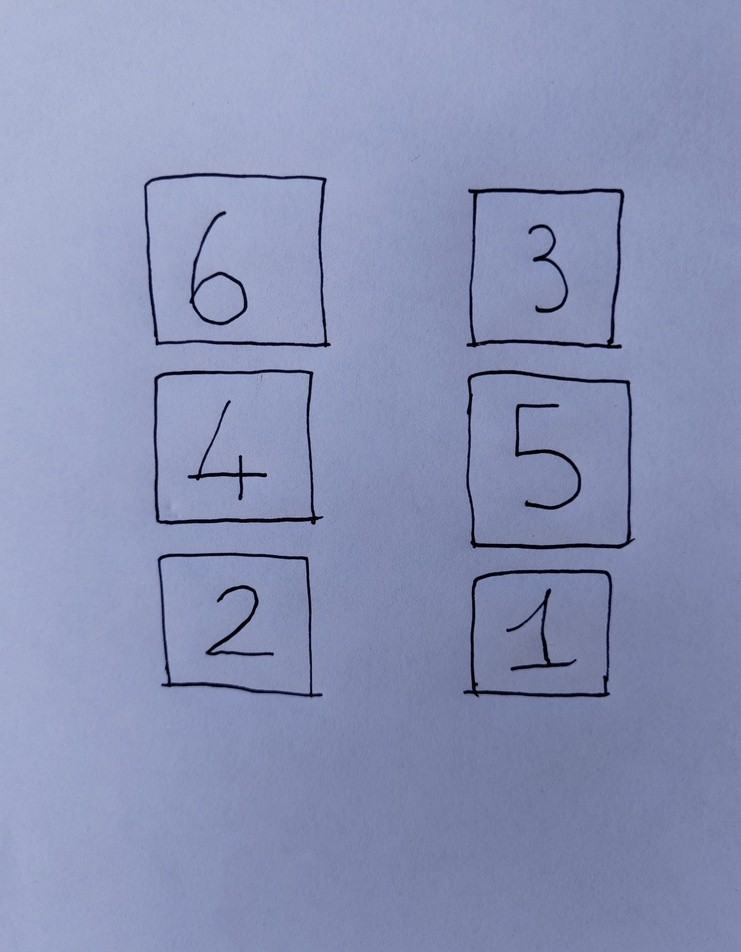
#> input picture test_immagini/scenaTelefono3.jpg, 741 x 952 px, shrunk from 1680 x 2156 before the run, found by its file name
$ python image_smoothing.py --input test_immagini/scenaTelefono3.jpg
#> lines starting #> are read from the running program, lines starting #| are printed output that depends on the picture; after the words box and inside, x2 and y2 are one past the last pixel; in counts of white or black regions, pixels touching at a corner belong together
from __future__ import print_function
import cv2 as cv
import numpy as np
import argparse

morph_size = 0
max_operator = 4
max_elem = 2
max_kernel_size = 21
title_trackbar_operator_type = 'Operator:\n 0: Opening - 1: Closing  \n 2: Gradient - 3: Top Hat \n 4: Black Hat'
title_trackbar_element_type = 'Element:\n 0: Rect - 1: Cross - 2: Ellipse'
title_trackbar_kernel_size = 'Kernel size:\n 2n + 1'
title_window = 'Morphology Transformations Demo'
morph_op_dic = {0: cv.MORPH_OPEN, 1: cv.MORPH_CLOSE, 2: cv.MORPH_GRADIENT, 3: cv.MORPH_TOPHAT, 4: cv.MORPH_BLACKHAT}

# Carica e prepara l'immagine grande (es. 224x224, grayscale)
image = cv.imread('BlocksWorld_2425\\test_immagini\\scenaTelefono3.jpg')
#> image is the input picture: shape (952, 741, 3); mean B, G, R 181.5, 146.2, 137.6


# Converte l'immagine in scala di grigi
gray = cv.cvtColor(image, cv.COLOR_BGR2GRAY)
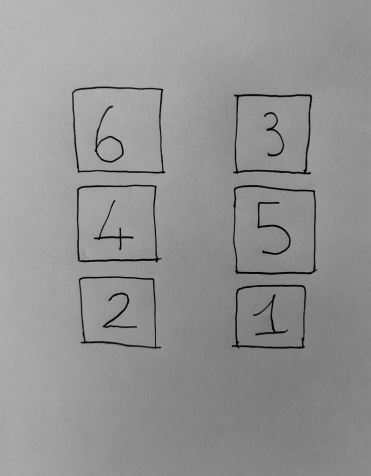
#> gray: shape (952, 741) (shown at 1/2 size); min 0, max 187, mean 147.7
gray = cv.bitwise_not(gray)  # Inverte i colori per avere lo sfondo nero e le cifre bianche
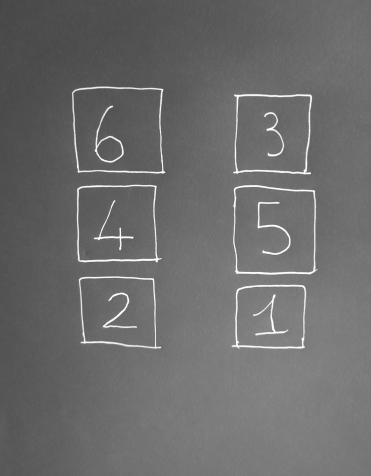
#> gray: shape (952, 741) (shown at 1/2 size); min 68, max 255, mean 107.3
cv.imshow("Gray", gray)
cv.waitKey(0)

# Applica un leggero blur per ridurre il rumore
blurred = cv.medianBlur(gray, 9)
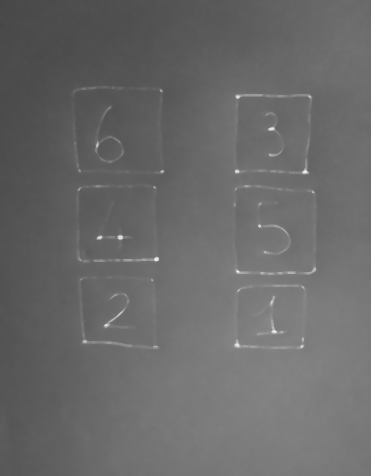
#> blurred: shape (952, 741) (shown at 1/2 size); min 71, max 250, mean 105
cv.imshow("Blurred", blurred)
cv.waitKey(0)

# Define a kernel for dilation
dilated = cv.erode(blurred, (1, 1), iterations=2)
cv.imshow("Dilated", dilated)
cv.waitKey(0)

# Applica la threshold per ottenere un'immagine binaria
# Utilizziamo THRESH_BINARY_INV per avere le cifre in bianco e lo sfondo in nero
_, thresh = cv.threshold(dilated, 200, 255, cv.THRESH_BINARY_INV)
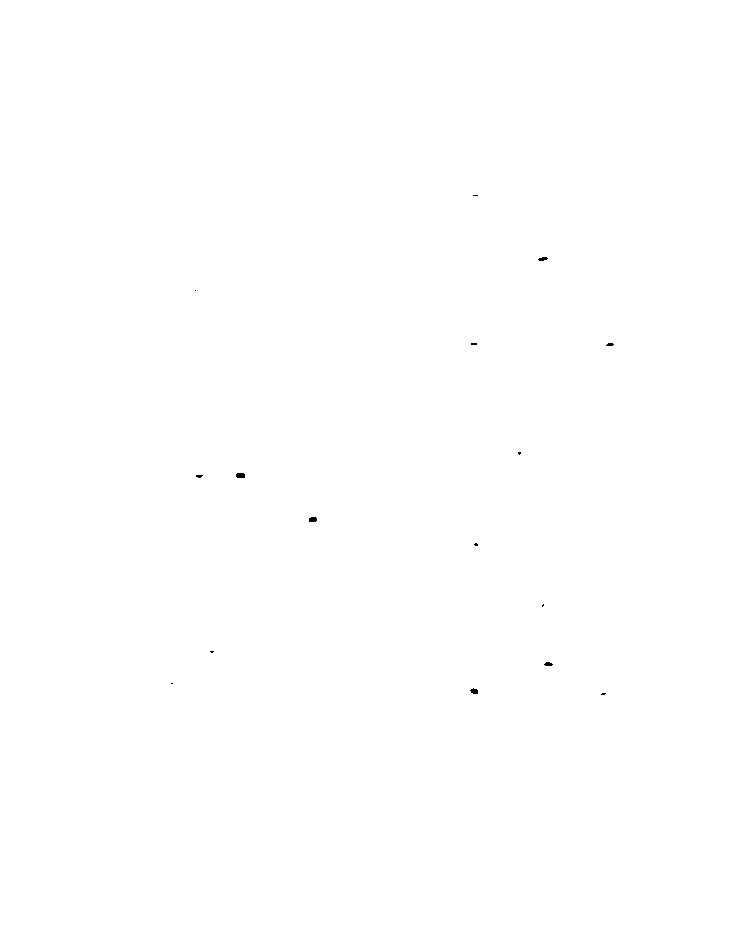
#> thresh: shape (952, 741); 100% white; 16 black regions (11 under 20 px), largest, box (x1, y1, x2, y2) and area: (236, 473, 245, 478) 42, (309, 517, 317, 522) 36, (470, 688, 478, 694) 34, (538, 257, 548, 261) 28, (544, 662, 553, 666) 27

thresh_adapt = cv.adaptiveThreshold(dilated, 255, cv.ADAPTIVE_THRESH_GAUSSIAN_C,
                                     cv.THRESH_BINARY_INV, 11, 2)
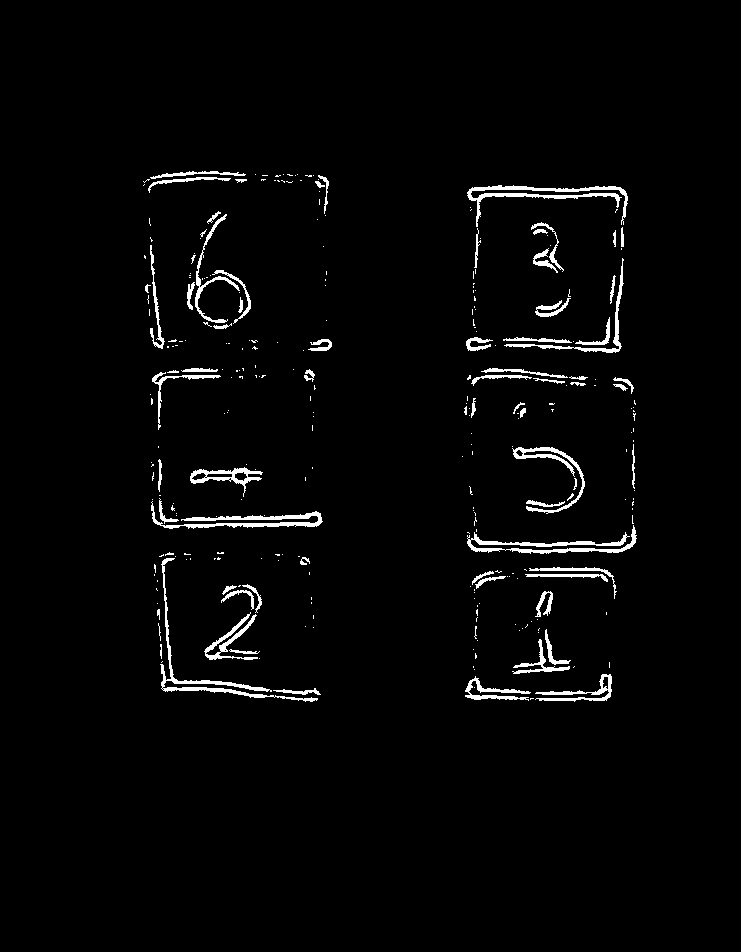
#> thresh_adapt: shape (952, 741); 2.4% white; 292 white regions (222 under 20 px), largest, box (x1, y1, x2, y2) and area: (467, 185, 628, 227) 1303, (160, 558, 318, 702) 1274, (467, 525, 637, 554) 1230

def morphology_operations(val):
    morph_operator = cv.getTrackbarPos(title_trackbar_operator_type, title_window)
    morph_size = cv.getTrackbarPos(title_trackbar_kernel_size, title_window)
    morph_elem = 0
    val_type = cv.getTrackbarPos(title_trackbar_element_type, title_window)
    if val_type == 0:
        morph_elem = cv.MORPH_RECT
    elif val_type == 1:
        morph_elem = cv.MORPH_CROSS
    elif val_type == 2:
        morph_elem = cv.MORPH_ELLIPSE

    element = cv.getStructuringElement(morph_elem, (2*morph_size + 1, 2*morph_size+1), (morph_size, morph_size))
    operation = morph_op_dic[morph_operator]
    dst = cv.morphologyEx(src, operation, element)
    cv.imshow(title_window, dst)

parser = argparse.ArgumentParser(description='Code for More Morphology Transformations tutorial.')
parser.add_argument('--input', help='Path to input image.', default='LinuxLogo.jpg')
args = parser.parse_args()

src = thresh_adapt
if src is None:
    print('Could not open or find the image: ', args.input)
    exit(0)

cv.namedWindow(title_window)
cv.createTrackbar(title_trackbar_operator_type, title_window , 0, max_operator, morphology_operations)
#> slider 'Operator:\n 0: Opening - 1: Clo' is set to 1
cv.createTrackbar(title_trackbar_element_type, title_window , 0, max_elem, morphology_operations)
#> slider 'Element:\n 0: Rect - 1: Cross -' is set to 1
cv.createTrackbar(title_trackbar_kernel_size, title_window , 0, max_kernel_size, morphology_operations)
#> slider 'Kernel size:\n 2n + 1' is set to 7

morphology_operations(0)
#> in morphology_operations, `dst = cv.morphologyEx(src, operation, element)`:
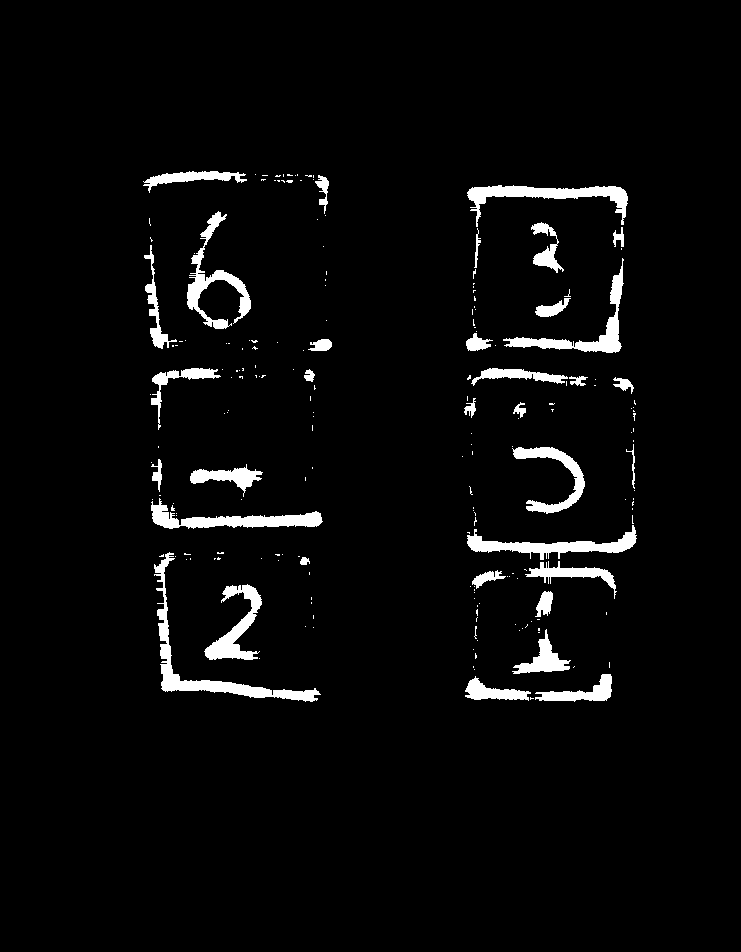
#> dst: shape (952, 741); 3.7% white; 202 white regions (168 under 20 px), largest, box (x1, y1, x2, y2) and area: (154, 552, 321, 702) 2619, (467, 185, 628, 227) 2002, (151, 498, 323, 529) 1970
cv.waitKey()

$ run again, with test_immagini/scenaTelefono1.jpg copied over test_immagini/scenaTelefono3.jpg
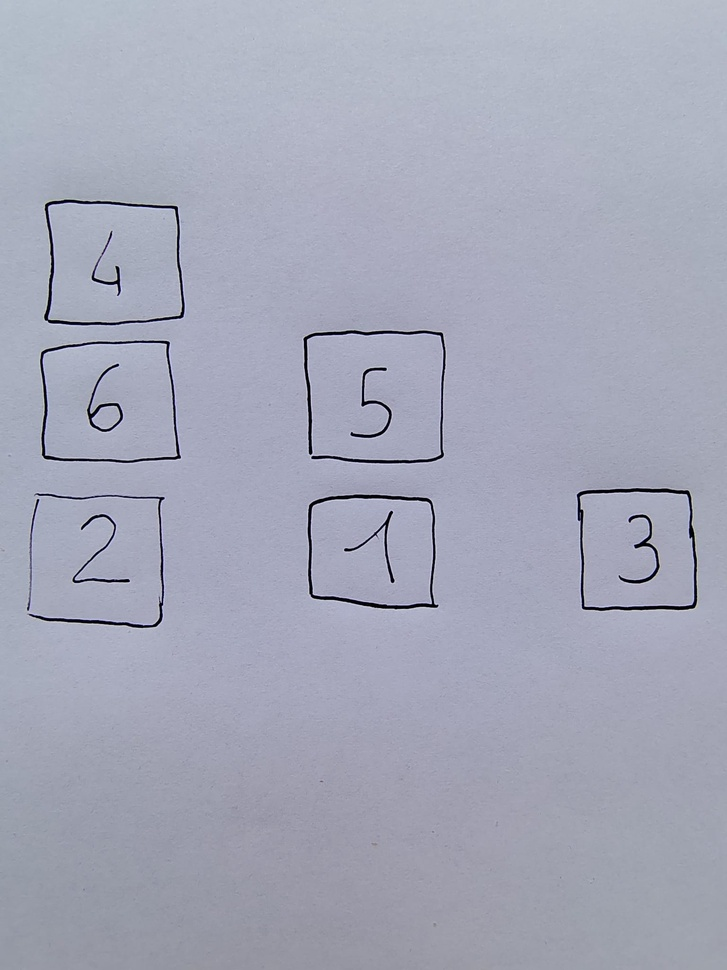
#> input picture test_immagini/scenaTelefono1.jpg, 727 x 970 px, shrunk from 1536 x 2048 before the run, found by its file name
#> image is the input picture: shape (970, 727, 3); mean B, G, R 184.3, 167.6, 164.7
#> thresh: shape (970, 727); 100% white; black in thin lines or dots, all inside (x1, y1, x2, y2) = (91, 413, 648, 545)
#> `thresh_adapt = cv.adaptiveThreshold(dilated, 255, cv.ADAPTIVE_THRESH_G..`:
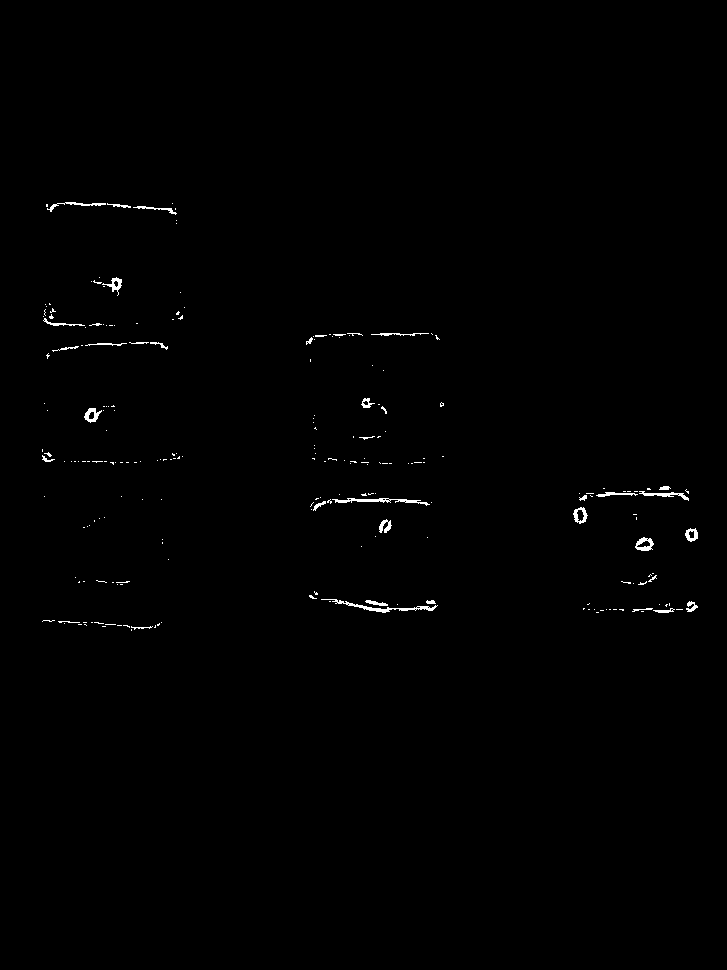
#> thresh_adapt: shape (970, 727); 0.51% white in thin lines or dots, all inside (x1, y1, x2, y2) = (42, 202, 698, 631)
#> in morphology_operations, `dst = cv.morphologyEx(src, operation, element)`:
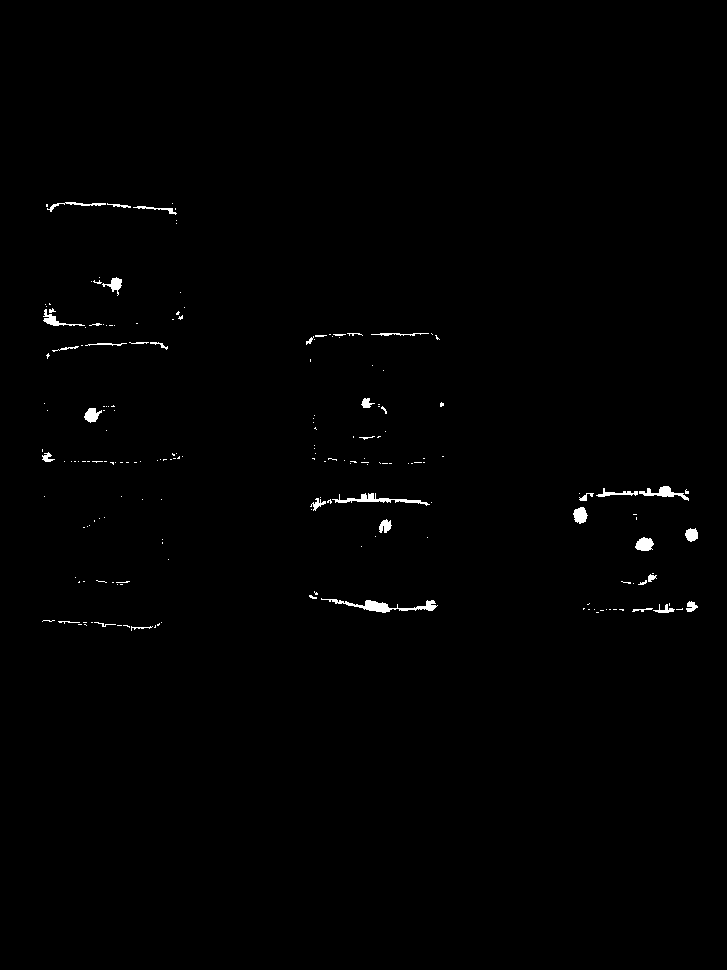
#> dst: shape (970, 727); 0.62% white; 195 white regions (157 under 20 px), largest, box (x1, y1, x2, y2) and area: (321, 598, 438, 613) 535, (332, 493, 430, 506) 367, (639, 486, 689, 501) 262

$ run again, with test_immagini/scenaTelefono2.jpg copied over test_immagini/scenaTelefono3.jpg
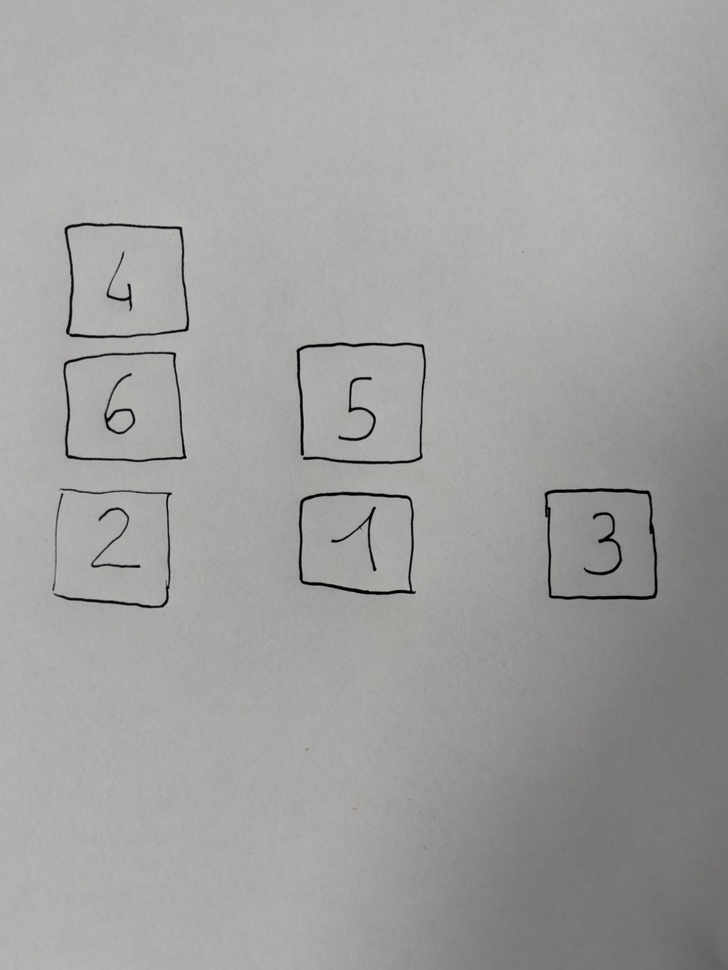
#> input picture test_immagini/scenaTelefono2.jpg, 728 x 970 px, shrunk from 1687 x 2249 before the run, found by its file name
#> image is the input picture: shape (970, 728, 3); mean B, G, R 159.3, 160.9, 162
#> thresh: shape (970, 728); 100% white; black in thin lines or dots, all inside (x1, y1, x2, y2) = (605, 537, 611, 540)
#> `thresh_adapt = cv.adaptiveThreshold(dilated, 255, cv.ADAPTIVE_THRESH_G..`:
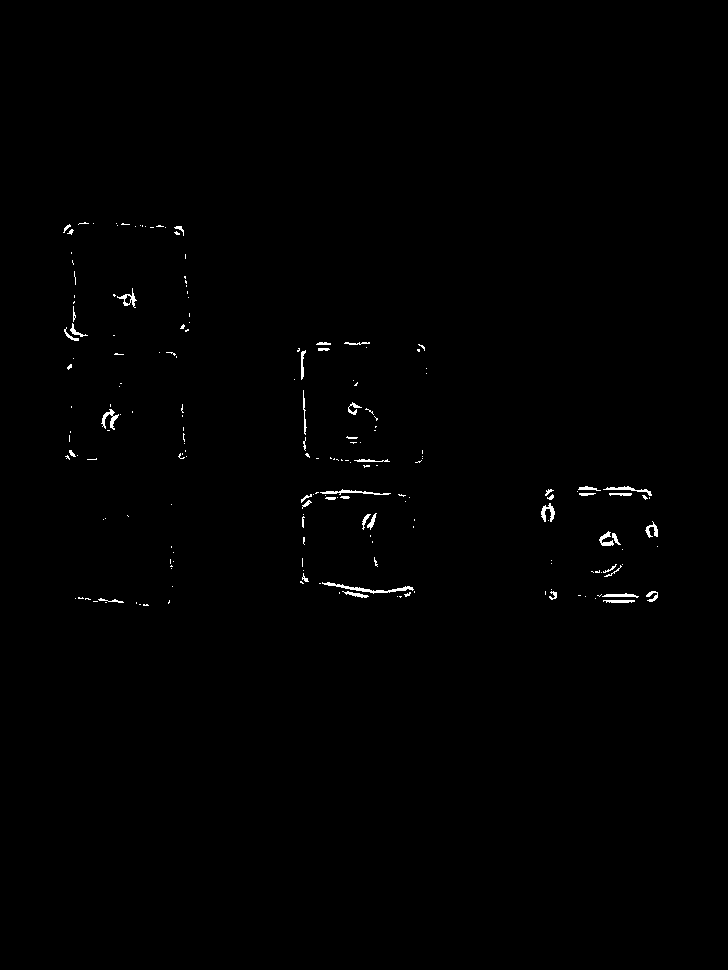
#> thresh_adapt: shape (970, 728); 0.49% white in thin lines or dots, all inside (x1, y1, x2, y2) = (63, 222, 658, 606)
#> in morphology_operations, `dst = cv.morphologyEx(src, operation, element)`:
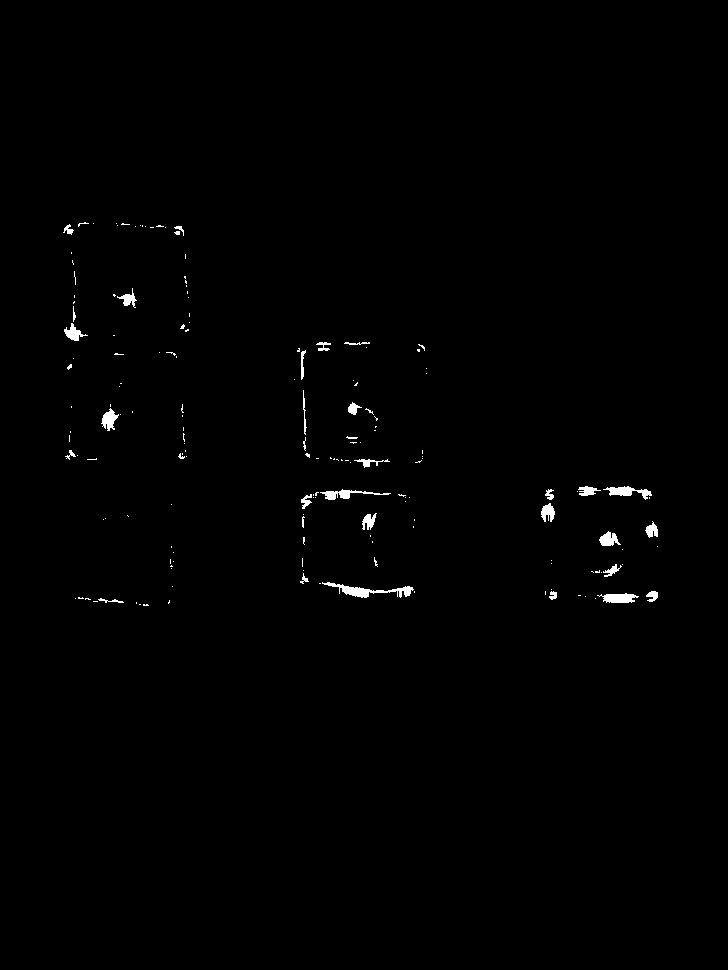
#> dst: shape (970, 728); 0.63% white; 167 white regions (134 under 20 px), largest, box (x1, y1, x2, y2) and area: (322, 582, 414, 598) 494, (603, 486, 652, 500) 294, (320, 489, 391, 500) 279
